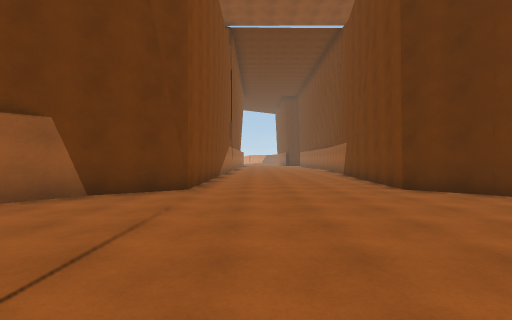
[1] (above)

15 first-person views from a walk through a Unity game level. The camera is 1.4 m above the floor, looks level and sees 85° across. The floor is counted in squares, 2 m on a side. Each view is taken from the middle of a square. On the plan, view 1 faces up. The plan holds only what a view shows up to about 9 squares ahead; the rest is blank. The place goes on beyond the plan.

[2]
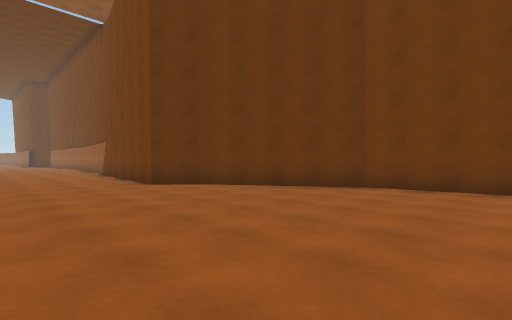

[3]
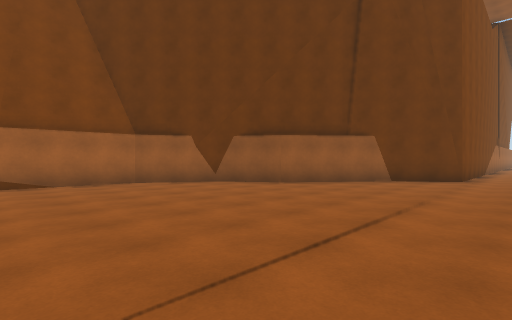

[4]
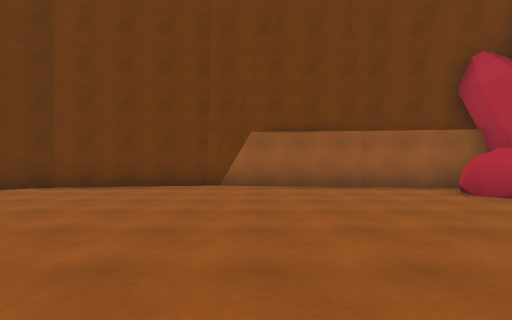

[5]
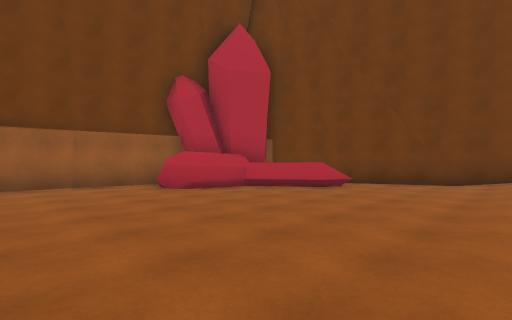

[6]
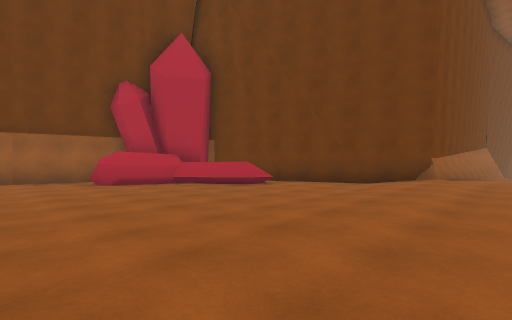

[7]
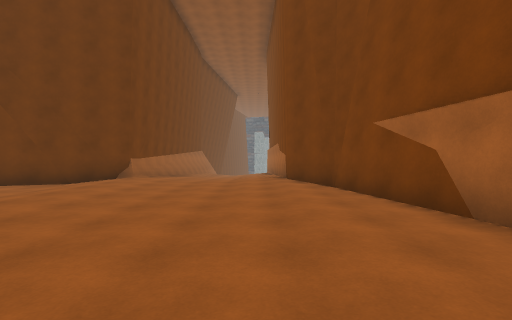

[8]
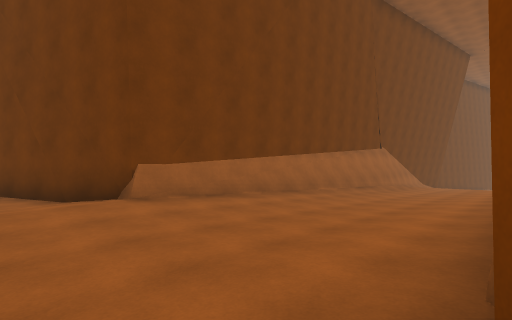

[9]
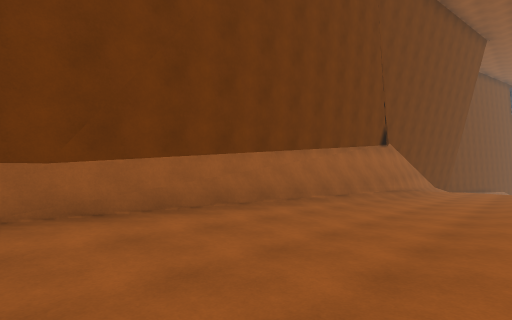

[10]
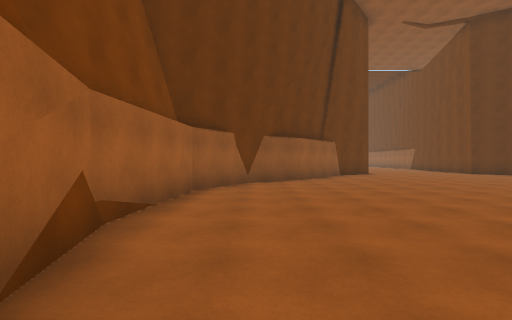

[11]
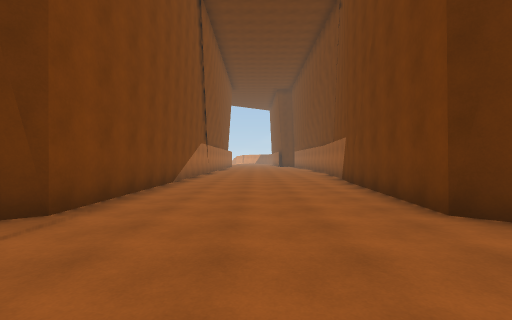

[12]
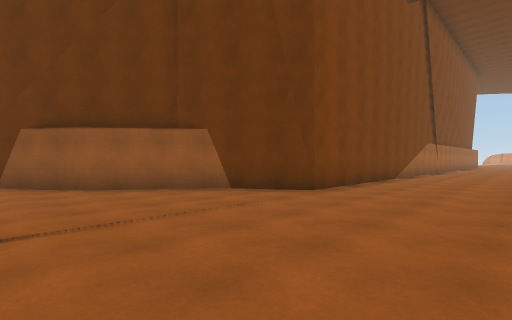

[13]
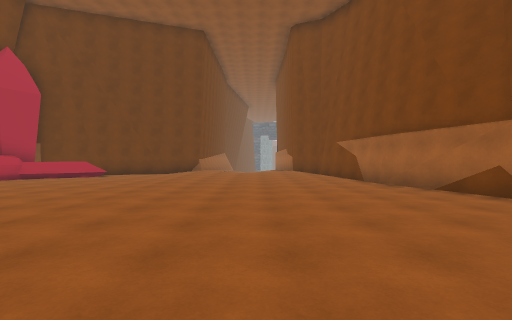

[14]
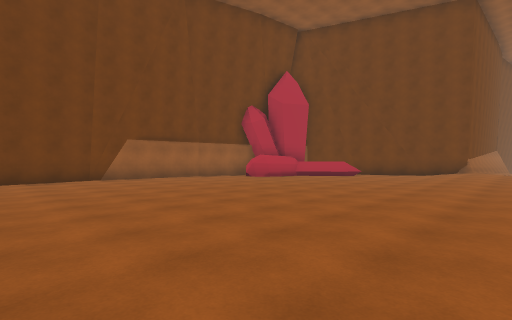

[15]
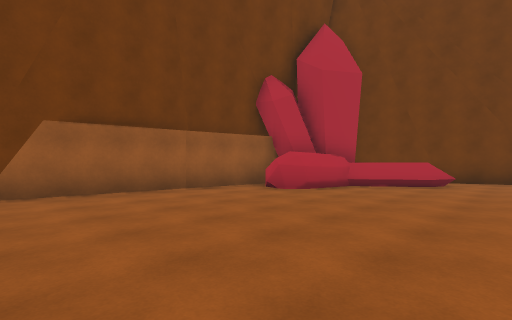

### Floor plan
Key: @ floor where view 1 was taken; # wall or solid block; . main floor; : floor 0.25 m higher than the main floor; - floor 0.25 m lower than the main floor; _ floor 0.5 m lower than the main floor; < floor 0.75 m lower than the main floor; ( floor 1 m lower than the main floor; + floor 19.75 m higher than the main floor; / step, stairs or slope; = window, fence, low wall or low ledge; ^ raised ledge.
Columns run from 9 left of view 1 to 8 right of it. Each row starts with its distance up from view 1.
 12        #.....#
 11        #.....#
 10        #.....#
  9        #.....#
  8        #.....#
  7        #.....#
  6      ###.....##
  5     ##........##
  4     #..........##
  3   ###...........#
  2  ##.............#
  1  #..............##
  0 ##.......@.......#
 -1 #................#
 -2 #................#
 -3 #................#
 -4 #................#
 -5 #................#
 -6 ##..............##
 -7  #..............#
 -8  #............###
 -9  #.:..........#
-10  #.:...::....^#
-11  ##:...::...=
-12   #::..::..###
-13   ##:..::.###
-14    /:../###
-15    +.../#
-16    +.--/#
-17    +.--/#
-18     /--/#
-19     /__/#
-20     /__/#
-21     /__/#
-22     /_</#
-23     //</#
-24      /<_
-25      /(

Positions as (right, up) in squares from view 1, and headings:
1: (0, 0), facing up
2: (0, -1), facing up-right
3: (0, -4), facing up-left
4: (0, -3), facing right
5: (-1, -4), facing down-right
6: (-3, -5), facing down-right
7: (-5, -5), facing down
8: (-6, -12), facing down-right
9: (-5, -14), facing down-right
10: (-7, -7), facing up
11: (1, 3), facing up
12: (2, 1), facing up-left
13: (-4, 1), facing down
14: (-3, 1), facing down-right
15: (1, -2), facing down-right
